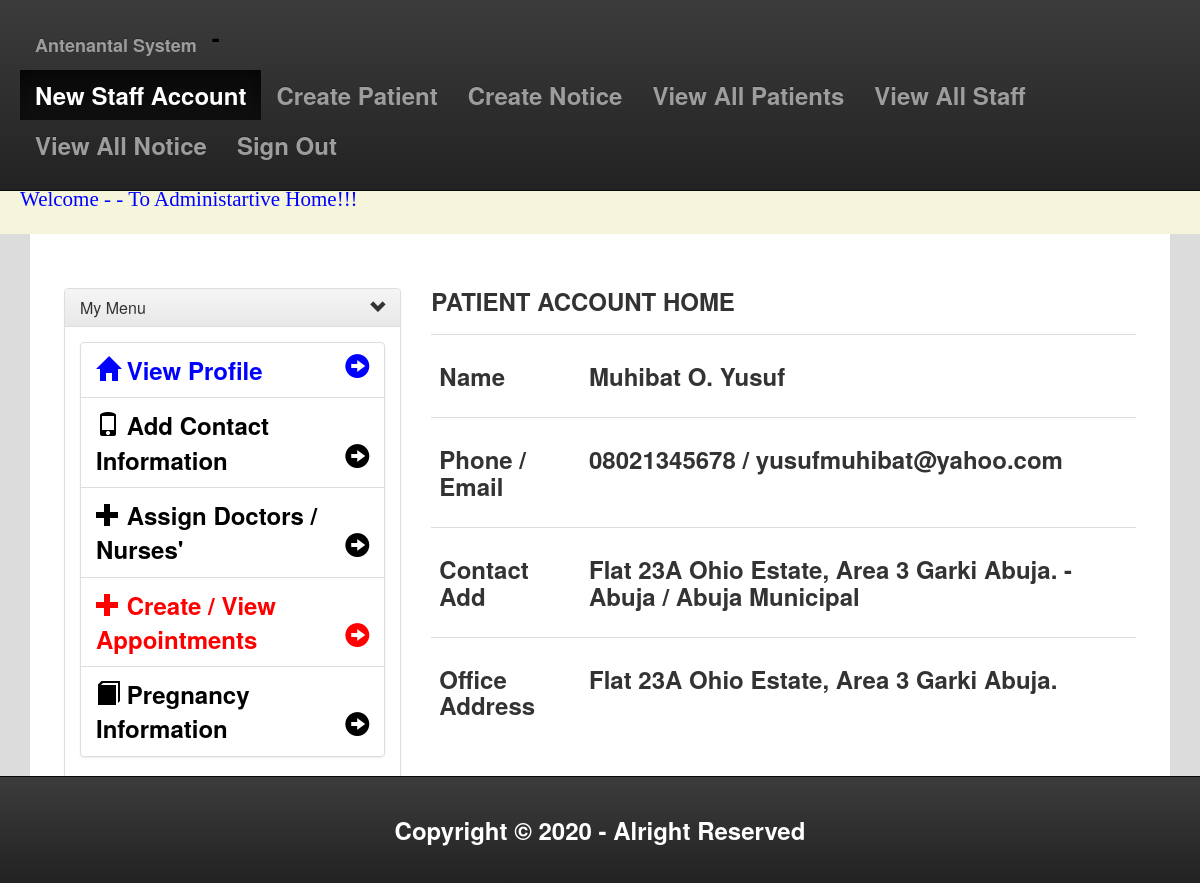
The app's page /useraccountprofile.php?hospitalid=ABUTH25415616 with its own data.
### tables this page shows
CREATE TABLE `users` (
  `id` int(11) NOT NULL,
  `patientName` varchar(255) NOT NULL,
  `patientPhone` varchar(20) NOT NULL,
  `patientEmail` varchar(100) NOT NULL,
  `HID` varchar(50) NOT NULL,
  `contactAddress` text NOT NULL,
  `officeAddress` text NOT NULL,
  `illnesDescription` text NOT NULL,
  `patientState` varchar(200) NOT NULL,
  `patientLocalGovt` varchar(255) NOT NULL,
  `dateReg` datetime NOT NULL,
  `createdBy` varchar(100) NOT NULL
);

### useraccountprofile.php (the view, shortened to what this page needs)
<?php
    require_once 'connection.php';
    $stmt_in = $conn->prepare("SELECT * FROM users where HID = ? limit 1 ");
    $stmt_in->execute(array($_SESSION['currentUser']));
?>
<!DOCTYPE HTML PUBLIC "-//W3C//DTD HTML 4.01 Transitional//EN" "http://www.w3.org/TR/html4/loose.dtd">
<html lang="en">
<?php include 'header.php'?>
    <link rel="stylesheet" type="text/css" href="css/content.css">
    <body>
    <?php require_once 'adminTopNav.php'?>
        <div class="container">
            <div class="login">
                <div class="content">
                    <div class="row">
                        <div class="col-xs-12 col-md-4">
                            <?php require_once 'nav_left_staff.php'?>
                        </div>
                        <div class="col-xs-12 col-md-8">
                            <h3 style="margin-bottom:20px;font-weight:bolder">PATIENT ACCOUNT HOME</h3>
                            <?php
                                while($row_two_in = $stmt_in->fetch(PDO::FETCH_ASSOC))
                                {
                                    echo '<table class="table table-responsive">
                                            <tr >
                                                <td><h3>Name</h3></td>
                                                <td><h3>'.$row_two_in['patientName'].'<h3></td>
                                            </tr>
                                            <tr>
                                                <td><h3>Phone / Email</h3></td>
                                                <td><h3>'.$row_two_in['patientPhone'].' / '.$row_two_in['patientEmail'].'</h3></td>
                                            </tr>
                                            <tr>
                                                <td><h3>Contact Add</h3></td>
                                                <td><h3>'.$row_two_in['contactAddress'].' - '.$row_two_in['patientState'].' / '.$row_two_in['patientLocalGovt'].'</h3></td>
                                            </tr>
                                            <tr>
                                                <td><h3>Office Address</td>
                                                <td><h3>'.$row_two_in['officeAddress'].'</h3></td>
                                            </tr>
                                        </table>';
                                }
                            ?>
                        </div>
                    </div>
                </div>
            </div>
            <?php require_once 'footer.php'?>
        </div>
    </body>
</html>

### css/content.css (style rules this page uses)
body { background-color:gainsboro; font-size: 24px; font-weight: bolder; }
.container { background-color: white; padding: 2% 2% 5% 2%; margin-top: 0%; width: 95%; }
h3 { margin-bottom:20px; font-weight:bolder; }
.content { background-color: white; padding: 10px; }
table { font-size:large; font-weight:bolder; }

### records on screen
users: patientName "Muhibat O. Yusuf", patientPhone "08021345678", patientEmail "yusufmuhibat@yahoo.com", contactAddress "Flat 23A Ohio Estate, Area 3 Garki Abuja.", patientState "Abuja", patientLocalGovt "Abuja Municipal", officeAddress "Flat 23A Ohio Estate, Area 3 Garki Abuja."
